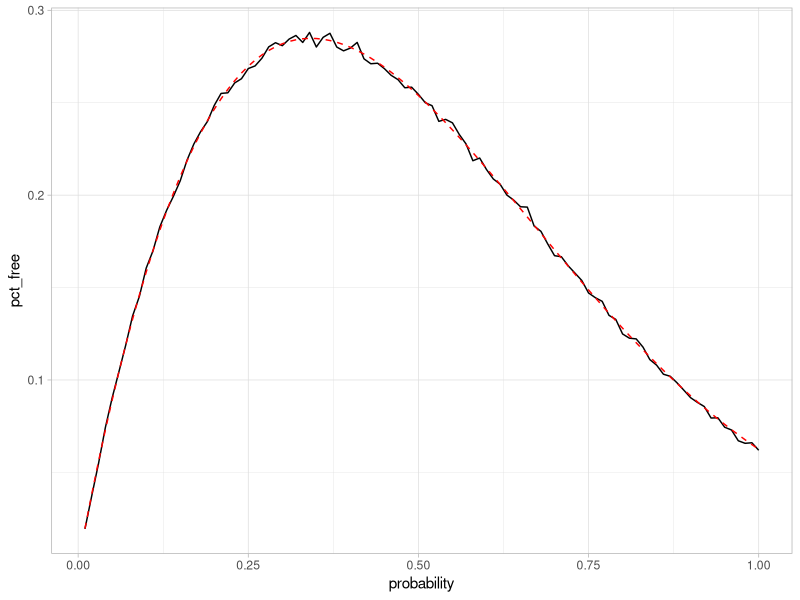

Recreate this plot in R. (Note: this script raises an error after producing the figure.)
## ---- chunk 1
knitr::opts_chunk$set(echo = TRUE)
## ---- chunk 2
library(tidyverse)
library(scales)
theme_set(theme_light())

sim <- crossing(trial = 1:50000,
         probability = seq(.01, 1, .01)) %>%
  mutate(num_flips = rbinom(n(), 4, probability),
         num_tails = rbinom(n(), num_flips, .5),
         set_free = num_flips != 0 & num_tails == 0)

probability_exact <- function(p, n = 4) {
  sum(dbinom(0:n, n, p) * c(0, dbinom(1:n, 1:n, .5)))
}

probabilities <- sim %>%
  group_by(probability) %>%
  summarize(pct_free = mean(set_free)) %>%
  mutate(exact = map_dbl(probability, probability_exact))

probabilities %>%
  ggplot(aes(probability, pct_free)) +
  geom_line() +
  geom_line(aes(y = exact), color = "red", lty = 2)

opt <- optimise(probability_exact, c(0, 1), maximum = TRUE)
## ---- chunk 3
sim_n <- crossing(trial = 1:100000,
                  probability = seq(.02, 1, .02),
                  n = 2:8) %>%
  mutate(num_flips = rbinom(n(), n, probability),
         num_tails = rbinom(n(), num_flips, .5),
         set_free = num_flips != 0 & num_tails == 0)

probabilities_n <- sim_n %>%
  group_by(probability, n) %>%
  summarize(simulated = mean(set_free)) %>%
  ungroup() %>%
  mutate(exact = map2_dbl(probability, n, probability_exact))

probabilities_n %>%
  ggplot(aes(probability, exact, color = factor(n))) +
  geom_line() +
  geom_point(aes(y = simulated), size = .4) +
  scale_x_continuous(labels = percent) +
  scale_y_continuous(labels = percent) +
  labs(x = "Probability of flipping the coin",
       y = "Probability of escape",
       color = "# of prisoners",
       title = "What's the chance of escaping with n prisoners?",
       subtitle = "Points show simulations of 100,000 prisoners each")
## ---- chunk 4
optimize_for_n <- function(n) {
  optimise(function(p) probability_exact(p, n), c(0, 1), maximum = TRUE)
}

optimal_n <- tibble(n = 2:60) %>%
  mutate(optimal = map(n, optimize_for_n)) %>%
  unnest_wider(optimal)

optimal_n %>%
  gather(metric, value, -n) %>%
  mutate(metric = ifelse(metric == "maximum", "Optimal probability to flip", "Probability of escape")) %>%
  ggplot(aes(n, value, color = metric)) +
  geom_line() +
  scale_y_continuous(labels = percent) +
  expand_limits(y = 0) +
  labs(x = "# of prisoners",
       y = "Probability",
       color = "")

optimal_n %>%
  arrange(desc(n)) %>%
  mutate(expected_coins_flipped = n * maximum) %>%
  ggplot(aes(n, expected_coins_flipped)) +
  geom_line()
